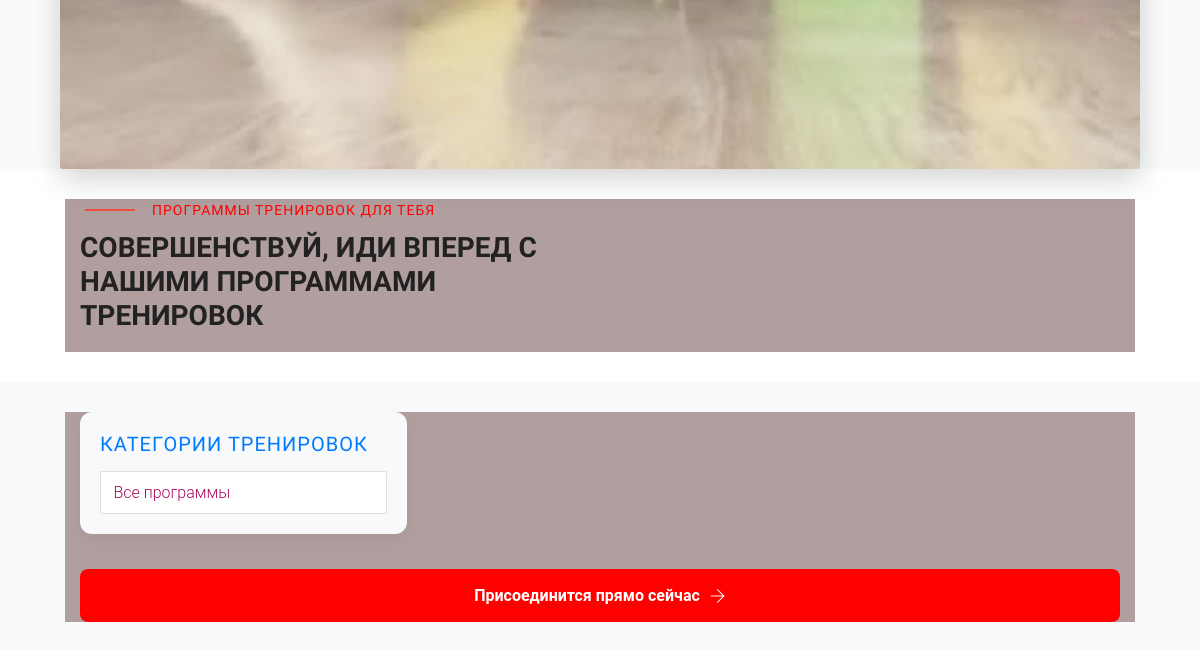
The app's page /programs/program/ (lower part), older data.
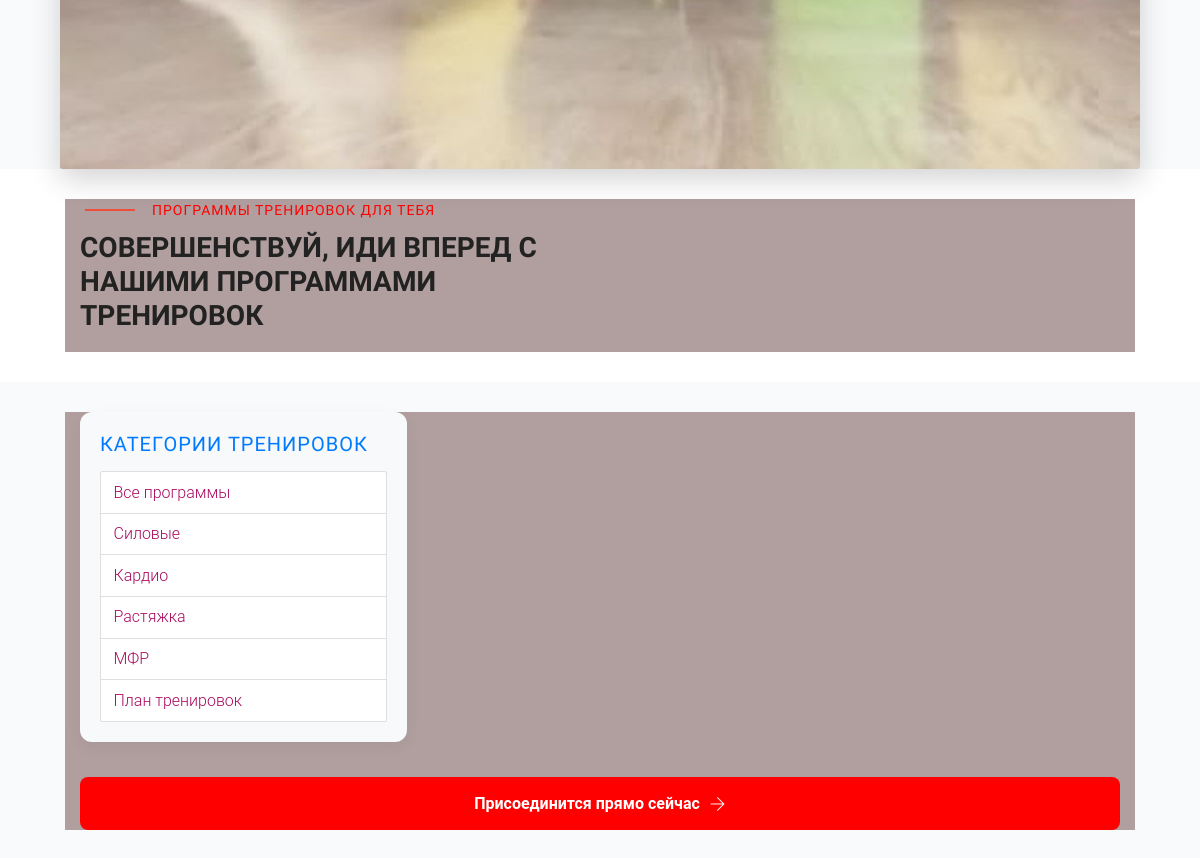
The same page, newer data.
### programs/models.py (models this page shows, shortened)
class Programs(models.Model):
    name = models.CharField(max_length=100, unique=True, verbose_name='Программа')
    description = models.TextField(blank=True, verbose_name='Описание программы')
    class Meta:
        verbose_name = 'программу'
        verbose_name_plural = 'программы'

### programs/views.py (the view)
# urls.py: path('program/', views.program, name='program'),
def program(request, category_id=None):
    context = {
        'title': "FitHome - Тренировки",
        'categories': Programs.objects.all(),
    }
    if category_id:
        exercise = Exercise.objects.filter(category_id=category_id)
    else:
        exercise = Exercise.objects.all()
    paginator = Paginator(exercise, 6)
    page_number = request.GET.get("page")
    page_obj = paginator.get_page(page_number)
    context.update({'exercise': page_obj})
    return render(request, 'programs/program.html', context)

### programs/templates/programs/program.html (shortened to what this page needs)
{% extends 'coach/base.html' %}
{% load static %}
{% block css %}
    <link rel="stylesheet" href= "{% static 'assets/css/bootstrap.min.css' %}">
    <link rel="stylesheet" href= "{% static 'assets/css/owl.carousel.min.css' %}">
  <link rel="stylesheet" href= "{% static 'assets/css/slicknav.css' %}">
    <link rel="stylesheet" href= "{% static 'assets/css/flaticon.css' %}">
    <link rel="stylesheet" href= "{% static 'assets/css/gijgo.css' %}">
    <link rel="stylesheet" href= "{% static 'assets/css/animate.min.css' %}">
    <link rel="stylesheet" href= "{% static 'assets/css/animated-headline.css' %}">
  <link rel="stylesheet" href= "{% static 'assets/css/magnific-popup.css' %}">
  <link rel="stylesheet" href= "{% static 'assets/css/fontawesome-all.min.css' %}">
  <link rel="stylesheet" href= "{% static 'assets/css/themify-icons.css' %}">
  <link rel="stylesheet" href= "{% static 'assets/css/slick.css' %}">
  <link rel="stylesheet" href= "{% static 'assets/css/nice-select.css' %}">
  <link rel="stylesheet" href= "{% static 'assets/css/style.css' %}">
  <link rel="stylesheet" href= "{% static 'css/style.css' %}">
{% endblock %}
{% block content %}
<main>
    <div class="text-center">
        <img src="{% static 'assets/img/vendor/slider/slide-1.jpg' %}"
             alt="Главное изображение"
             class="img-fluid rounded shadow-lg">
    </div>
        <section class="wantToWork-area w-padding">
                <div class="container">
                    <div class="row align-items-end justify-content-between">
                        <div class="col-lg-6 col-md-10 col-sm-10">
                            <div class="section-tittle">
                                <span>Программы тренировок для тебя</span>
                                <h2>Совершенствуй, иди вперед с нашими программами тренировок</h2>
                            </div>
                        </div>
                    </div>
                </div>
            </section>
            <div class="container mt-5">
        <div class="row">
            <div class="col-lg-4 col-md-12 mb-4">
                <div class="categories-sidebar">
                    <h3>Категории тренировок</h3>
                    {% include 'programs/category_program.html' %}
                </div>
            </div>
            <div class="col-lg-8 col-md-12">
</div>
</div>
            <a href="{% url 'register' %}" class="">Присоединится прямо сейчас<i class="ti-arrow-right"></i></a>
      </div>
</main>
{% endblock %}

### programs/templates/programs/category_program.html
<div class="list-group">
    <a href="{% url 'program' %}" class="list-group-item">Все программы</a>
    {% for category in categories %}
    <a href="{% url 'category' category.id %}" class="list-group-item">{{ category.name }}</a>
    {% endfor %}
</div>

Row changes from the older to the newer data that the page shows:
added Programs: name "Силовые"
added Programs: name "Кардио"
added Programs: name "Растяжка"
added Programs: name "МФР"
added Programs: name "План тренировок"
